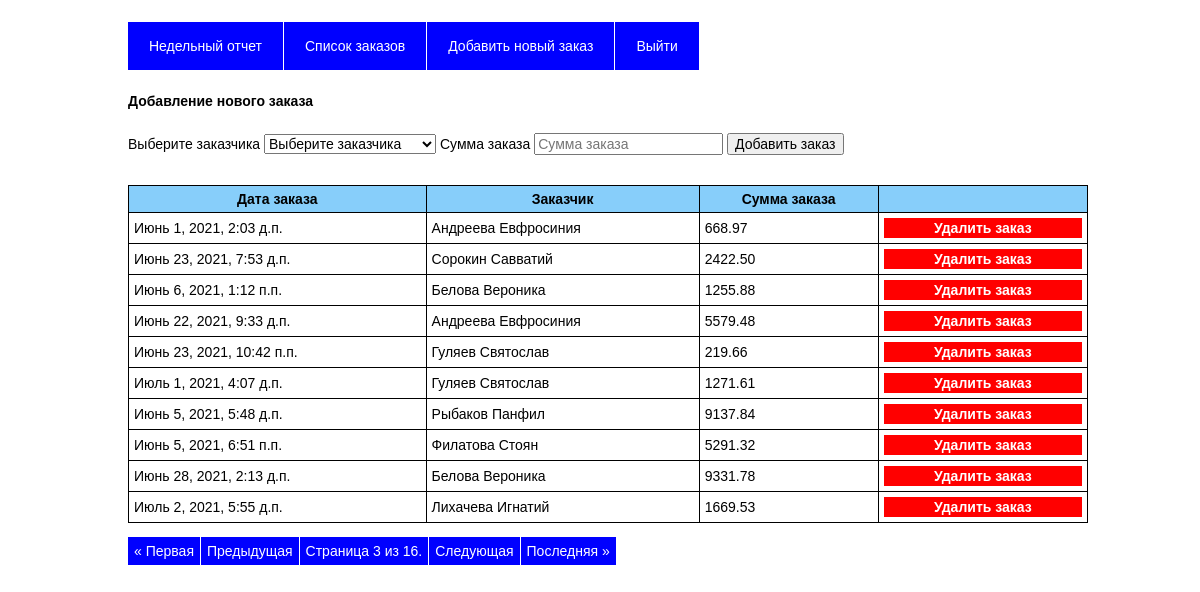
The page /my_orders/?page=3 (signed in) on the database its author committed.
### orders/models.py (models this page shows, shortened)
class Order(models.Model):
    client_id = models.ForeignKey(User, on_delete=models.CASCADE, verbose_name='Заказчик', blank=True)
    date_order = models.DateTimeField(verbose_name='Дата заказа')
    total = models.DecimalField(verbose_name='Сумма заказа', decimal_places=2, max_digits=100)
    class Meta:
        verbose_name = 'Заказ'
        verbose_name_plural = 'Заказы'
        ordering = ("-date_order", "id")

### orders/views.py (the view, shortened to what this page needs)
# urls.py: path('my_orders/', views.my_orders, name='my_orders'),
def my_orders(request) -> HttpResponse:
    if not request.user.is_authenticated:
        return redirect('home')
    if not request.user.is_staff:
        return redirect('logout')
    dataOrders: Order = Order.objects.all().order_by('id')
    users: User = User.objects.filter(groups__name='Заказчики').order_by("last_name", "first_name")
    paginator = Paginator(dataOrders, 10)
    page_number = request.GET.get('page')
    page_obj = paginator.get_page(page_number)
    return render(request, 'orders/my_orders.html', {"users": users, 'page_obj': page_obj,
                                                     "data_orders": dataOrders, "active_page":"my_orders"})

### orders/templates/orders/my_orders.html (shortened to what this page needs)
{% extends 'orders/base.html' %}
{% block main %}
<div>
    <h5>Добавление нового заказа</h5>
    <form method="post" action="{% url 'my_orders' %}" name="test">
        <label for="user">Выберите заказчика</label>
        <select id="user" name="user" required>
            <option>Выберите заказчика</option>
        </select>
        <label for="total_order">Сумма заказа</label>
        <input type="number"  step="0.01" placeholder="Сумма заказа" name="total_order" id="total_order" required>
        <input type="submit" value="Добавить заказ">
    </form>
</div>
<div style="margin-top:30px;">
    <table cellpadding="5" cellspacing="10" border="1">
        <thead>
            <tr>
                <th>Дата заказа</th>
                <th>Заказчик</th>
                <th>Сумма заказа</th>
                <th></th>
            </tr>
        </thead>
        <tbody>
            {% for order in page_obj %}
            <tr>
                <td>{{ order.date_order }}</td>
                <td>{{ order.client_id.last_name }} {{ order.client_id.first_name }}</td>
                <td>{{ order.total }}</td>
                <td>
                    <form action="{% url 'my_orders' %}" method="post">
                        <input type="submit" class="btn-delete" value="Удалить заказ">
                    </form>
                </td>
            </tr>
            {% endfor %}
        </tbody>
    </table>
    <div>
        <ul class="pagination">
            {% if page_obj.has_previous %}
            <li><a href="{% url 'my_orders' %}?page=1">&laquo; Первая</a></li>
            <li><a href="{% url 'my_orders' %}?page={{ page_obj.previous_page_number }}">Предыдущая</a></li>
            {% endif %}
            <li><a>Страница {{ page_obj.number }} из {{ page_obj.paginator.num_pages }}.</a></li>
            {% if page_obj.has_next %}
            <li><a href="{% url 'my_orders' %}?page={{ page_obj.next_page_number }}">Следующая</a></li>
            <li><a href="{% url 'my_orders' %}?page={{ page_obj.paginator.num_pages }}">Последняя &raquo;</a></li>
            {% endif %}
        </ul>
    </div>
</div>
{% endblock %}

### orders/templates/orders/base.html (style rules this page uses)
* { font-family: Verdana, Arial, Helvetica, sans-serif; font-size: 14px; }
body { width: 100%; }
.btn-delete { background: red; color: white; border: 1px solid red; width:100%; font-weight: bold }
table { border: 1px solid black; width: 100%; border-collapse: collapse; }
th { background: LightSkyBlue; font-weight: bold; border-bottom: 1px solid black; }
.pagination { list-style: none; width: auto; padding: 0px; }
.pagination li { float: left; margin-right: 1px; }
.pagination li a { display: block; padding: 5px; background: blue; color: white; text-decoration: none; position: relative; border: 1px solid blue; }

### rows shown on the page
Order: date_order "Июнь 1, 2021, 2:03 д.п.", client_id.last_name "Андреева", client_id.first_name "Евфросиния", total "668.97"
Order: date_order "Июнь 23, 2021, 7:53 д.п.", client_id.last_name "Сорокин", client_id.first_name "Савватий", total "2422.50"
Order: date_order "Июнь 6, 2021, 1:12 п.п.", client_id.last_name "Белова", client_id.first_name "Вероника", total "1255.88"
Order: date_order "Июнь 22, 2021, 9:33 д.п.", client_id.last_name "Андреева", client_id.first_name "Евфросиния", total "5579.48"
Order: date_order "Июнь 23, 2021, 10:42 п.п.", client_id.last_name "Гуляев", client_id.first_name "Святослав", total "219.66"
Order: date_order "Июль 1, 2021, 4:07 д.п.", client_id.last_name "Гуляев", client_id.first_name "Святослав", total "1271.61"
Order: date_order "Июнь 5, 2021, 5:48 д.п.", client_id.last_name "Рыбаков", client_id.first_name "Панфил", total "9137.84"
Order: date_order "Июнь 5, 2021, 6:51 п.п.", client_id.last_name "Филатова", client_id.first_name "Стоян", total "5291.32"
Order: date_order "Июнь 28, 2021, 2:13 д.п.", client_id.last_name "Белова", client_id.first_name "Вероника", total "9331.78"
Order: date_order "Июль 2, 2021, 5:55 д.п.", client_id.last_name "Лихачева", client_id.first_name "Игнатий", total "1669.53"

### other values the page prints
{{ page_obj.number }} "3"
{{ page_obj.paginator.num_pages }} "16"
